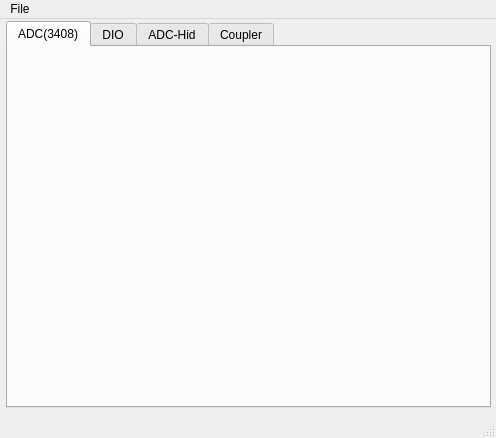
<?xml version="1.0" encoding="UTF-8"?>
<ui version="4.0">
 <class>MainWindow</class>
 <widget class="QMainWindow" name="MainWindow">
  <property name="geometry">
   <rect>
    <x>0</x>
    <y>0</y>
    <width>496</width>
    <height>438</height>
   </rect>
  </property>
  <property name="windowTitle">
   <string>MainWindow</string>
  </property>
  <widget class="QWidget" name="centralwidget">
   <widget class="QTabWidget" name="tabWidget">
    <property name="geometry">
     <rect>
      <x>6</x>
      <y>2</y>
      <width>485</width>
      <height>387</height>
     </rect>
    </property>
    <property name="currentIndex">
     <number>0</number>
    </property>
    <widget class="QWidget" name="tab">
     <attribute name="title">
      <string>ADC(3408)</string>
     </attribute>
     <widget class="QEForm" name="adcQEForm">
      <property name="geometry">
       <rect>
        <x>4</x>
        <y>4</y>
        <width>475</width>
        <height>299</height>
       </rect>
      </property>
      <property name="uiFile" stdset="0">
       <string>/afs/slac/g/testfac/tools/display/beckhoff/common/ui/adcConv-8.ui</string>
      </property>
      <property name="variableSubstitutions" stdset="0">
       <string>P=ESA,M=3408,N=4</string>
      </property>
     </widget>
    </widget>
    <widget class="QWidget" name="tab_3">
     <attribute name="title">
      <string>DIO</string>
     </attribute>
     <widget class="QGroupBox" name="groupBox">
      <property name="geometry">
       <rect>
        <x>30</x>
        <y>18</y>
        <width>204</width>
        <height>224</height>
       </rect>
      </property>
      <property name="title">
       <string>KL2408</string>
      </property>
      <widget class="QEForm" name="qeform_4">
       <property name="geometry">
        <rect>
         <x>6</x>
         <y>26</y>
         <width>190</width>
         <height>190</height>
        </rect>
       </property>
       <property name="uiFile" stdset="0">
        <string>/afs/slac/g/testfac/tools/display/beckhoff/common/ui/kl2xxx-8.ui</string>
       </property>
       <property name="variableSubstitutions" stdset="0">
        <string>P=ESA,M=2408,N=4</string>
       </property>
      </widget>
     </widget>
     <widget class="QGroupBox" name="groupBox_2">
      <property name="geometry">
       <rect>
        <x>242</x>
        <y>18</y>
        <width>204</width>
        <height>224</height>
       </rect>
      </property>
      <property name="title">
       <string>KL1104</string>
      </property>
      <widget class="QEForm" name="qeform_6">
       <property name="geometry">
        <rect>
         <x>6</x>
         <y>26</y>
         <width>190</width>
         <height>190</height>
        </rect>
       </property>
       <property name="uiFile" stdset="0">
        <string>/afs/slac/g/testfac/tools/display/beckhoff/common/ui/kl1xxx-8.ui</string>
       </property>
       <property name="variableSubstitutions" stdset="0">
        <string>P=ESA,M=1104,N=4</string>
       </property>
      </widget>
     </widget>
    </widget>
    <widget class="QWidget" name="tab_4">
     <attribute name="title">
      <string>ADC-Hid</string>
     </attribute>
     <widget class="QEForm" name="qeform">
      <property name="geometry">
       <rect>
        <x>52</x>
        <y>26</y>
        <width>379</width>
        <height>271</height>
       </rect>
      </property>
      <property name="uiFile" stdset="0">
       <string>/afs/slac/g/testfac/tools/display/beckhoff/common/ui/hidden.ui</string>
      </property>
      <property name="variableSubstitutions" stdset="0">
       <string>P=ESA,M=3408,N=4</string>
      </property>
     </widget>
    </widget>
    <widget class="QWidget" name="tab_2">
     <attribute name="title">
      <string>Coupler</string>
     </attribute>
     <widget class="QEForm" name="bk9QEForm">
      <property name="geometry">
       <rect>
        <x>38</x>
        <y>12</y>
        <width>407</width>
        <height>335</height>
       </rect>
      </property>
      <property name="uiFile" stdset="0">
       <string>/afs/slac/g/testfac/tools/display/beckhoff/common/ui/bk9000.ui</string>
      </property>
      <property name="variableSubstitutions" stdset="0">
       <string>P=ESA,N=4</string>
      </property>
     </widget>
    </widget>
   </widget>
  </widget>
  <widget class="QMenuBar" name="menubar">
   <property name="geometry">
    <rect>
     <x>0</x>
     <y>0</y>
     <width>496</width>
     <height>20</height>
    </rect>
   </property>
   <widget class="QMenu" name="menuFile">
    <property name="title">
     <string>File</string>
    </property>
    <addaction name="actionQuit"/>
   </widget>
   <addaction name="menuFile"/>
  </widget>
  <widget class="QStatusBar" name="statusbar"/>
  <action name="actionQuit">
   <property name="text">
    <string>Quit</string>
   </property>
  </action>
 </widget>
 <customwidgets>
  <customwidget>
   <class>QEForm</class>
   <extends>QWidget</extends>
   <header>QEForm.h</header>
  </customwidget>
 </customwidgets>
 <resources/>
 <connections/>
</ui>
